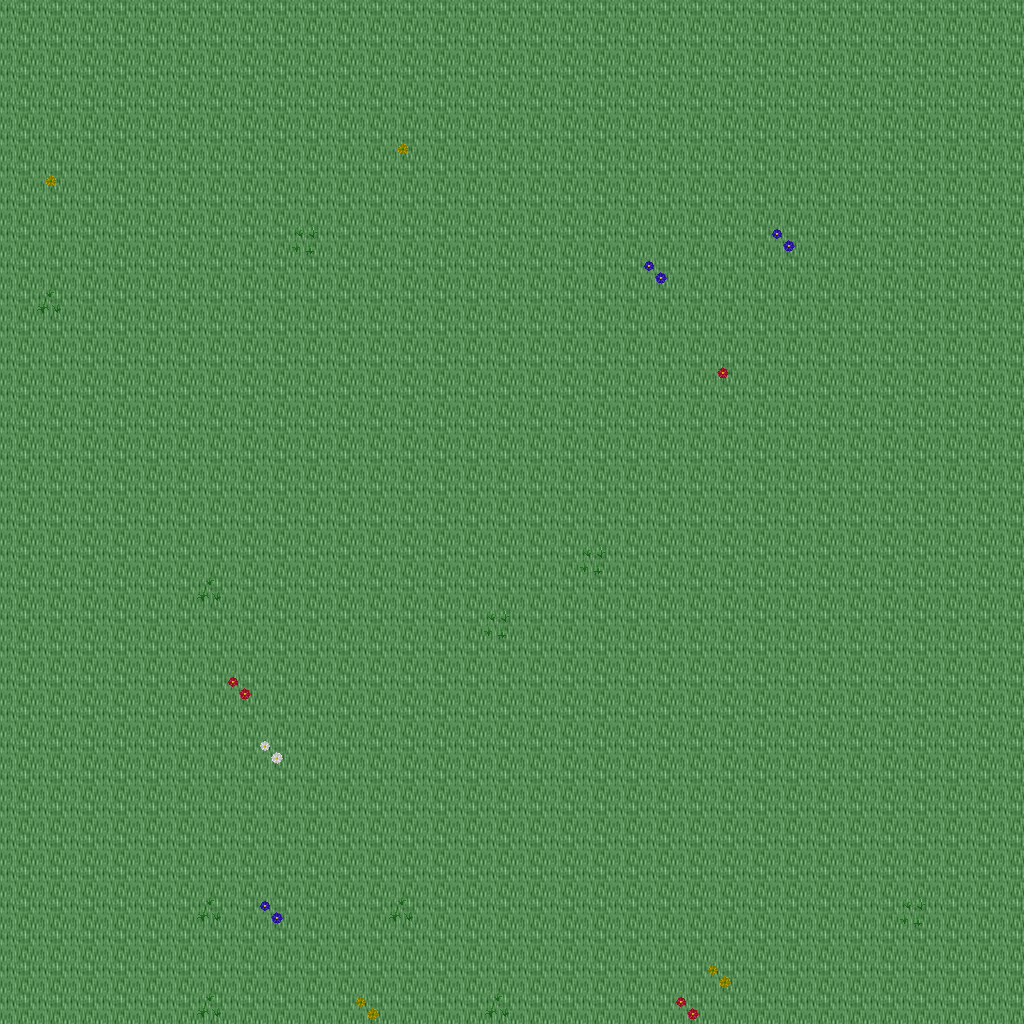

The image is a tile-based game level rendered from a .tmx file. Its description and source (layers, tilesets, objects; grid data summarised) follow:
An orthogonal 32x32 tile map with 32x32 px tiles, 5 tile layers (Ground, Objects, Objects2, Above, ...), 1 hidden layer not drawn, 28 tilesets.

<map version="1.10" tiledversion="1.11.0" orientation="orthogonal" renderorder="right-down" width="32" height="32" tilewidth="32" tileheight="32" infinite="0" nextlayerid="11" nextobjectid="1">
 <tileset firstgid="1" name="ground_ground" tilewidth="32" tileheight="32" tilecount="33" columns="3">
  <image source="../drawable/ground_ground.png" width="96" height="352" />
 </tileset>
 <tileset firstgid="34" name="ground_water_pool" tilewidth="32" tileheight="32" tilecount="72" columns="3">
  <image source="../drawable/ground_water_pool.png" width="96" height="768" />
 </tileset>
 <tileset firstgid="106" name="plant_flower_daisy_red" tilewidth="32" tileheight="32" tilecount="8" columns="2">
  <image source="../drawable/plant_flower_daisy_red.png" width="64" height="128" />
 </tileset>
 <tileset firstgid="114" name="plant_flower_daisy_white" tilewidth="32" tileheight="32" tilecount="8" columns="2">
  <image source="../drawable/plant_flower_daisy_white.png" width="64" height="128" />
 </tileset>
 <tileset firstgid="122" name="plant_flower_daisy_yellow" tilewidth="32" tileheight="32" tilecount="8" columns="2">
  <image source="../drawable/plant_flower_daisy_yellow.png" width="64" height="128" />
 </tileset>
 <tileset firstgid="130" name="plant_flower_daisy_blue" tilewidth="32" tileheight="32" tilecount="8" columns="2">
  <image source="../drawable/plant_flower_daisy_blue.png" width="64" height="128" />
 </tileset>
 <tileset firstgid="138" name="plant_grasses" tilewidth="32" tileheight="32" tilecount="6" columns="3">
  <image source="../drawable/plant_grasses.png" width="96" height="64" />
 </tileset>
 <tileset firstgid="144" name="plant_tree_tree_darkgreen" tilewidth="32" tileheight="32" tilecount="88" columns="8">
  <image source="../drawable/plant_tree_tree_darkgreen.png" width="256" height="352" />
 </tileset>
 <tileset firstgid="232" name="ground_grass_edges" tilewidth="32" tileheight="32" tilecount="36" columns="12">
  <image source="../drawable/ground_grass_edges.png" width="384" height="96" />
 </tileset>
 <tileset firstgid="268" name="ground_grass_corners" tilewidth="32" tileheight="32" tilecount="24" columns="6">
  <image source="../drawable/ground_grass_corners.png" width="192" height="128" />
 </tileset>
 <tileset firstgid="292" name="furniture_table_long_side_on_pale" tilewidth="32" tileheight="32" tilecount="3" columns="3">
  <image source="../drawable/furniture_table_long_side_on_pale.png" width="96" height="32" />
 </tileset>
 <tileset firstgid="295" name="plant_stump_stump_brown" tilewidth="32" tileheight="32" tilecount="4" columns="2">
  <image source="../drawable/plant_stump_stump_brown.png" width="64" height="64" />
 </tileset>
 <tileset firstgid="299" name="item_sign_large" tilewidth="32" tileheight="32" tilecount="15" columns="5">
  <image source="../drawable/item_sign_large.png" width="160" height="96" />
 </tileset>
 <tileset firstgid="314" name="plant_stump_small_stump" tilewidth="32" tileheight="32" tilecount="4" columns="2">
  <image source="../drawable/plant_stump_small_stump.png" width="64" height="64" />
 </tileset>
 <tileset firstgid="318" name="building_wall_bricked_edges" tilewidth="32" tileheight="32" tilecount="25" columns="5">
  <image source="../drawable/building_wall_bricked_edges.png" width="160" height="160" />
 </tileset>
 <tileset firstgid="343" name="logic_creature_orc" tilewidth="32" tileheight="32" tilecount="6" columns="6">
  <image source="../drawable/logic_creature_orc.png" width="192" height="32" />
 </tileset>
 <tileset firstgid="349" name="logic_creature_animal" tilewidth="32" tileheight="32" tilecount="32" columns="8">
  <image source="../drawable/logic_creature_animal.png" width="256" height="128" />
 </tileset>
 <tileset firstgid="381" name="logic_item_resources" tilewidth="32" tileheight="32" tilecount="6" columns="6">
  <image source="../drawable/logic_item_resources.png" width="192" height="32" />
 </tileset>
 <tileset firstgid="387" name="logic_creature_golem" tilewidth="32" tileheight="32" tilecount="4" columns="4">
  <image source="../drawable/logic_creature_golem.png" width="128" height="32" />
 </tileset>
 <tileset firstgid="391" name="logic_collision" tilewidth="32" tileheight="32" tilecount="1" columns="1">
  <image source="../drawable/logic_collision.png" width="32" height="32" />
 </tileset>
 <tileset firstgid="392" name="object_boat" tilewidth="32" tileheight="32" tilecount="42" columns="6">
  <image source="../drawable/object_boat.png" width="192" height="224" />
 </tileset>
 <tileset firstgid="434" name="furniture_table_long_front_on_pale" tilewidth="32" tileheight="32" tilecount="3" columns="1">
  <image source="../drawable/furniture_table_long_front_on_pale.png" width="32" height="96" />
 </tileset>
 <tileset firstgid="437" name="ground_green_paving" tilewidth="32" tileheight="32" tilecount="18" columns="3">
  <image source="../drawable/ground_green_paving.png" width="96" height="192" />
 </tileset>
 <tileset firstgid="455" name="logic_protection" tilewidth="32" tileheight="32" tilecount="2" columns="2">
  <image source="../drawable/logic_protection.png" width="64" height="32" />
 </tileset>
 <tileset firstgid="457" name="furniture_bed_double_peach" tilewidth="32" tileheight="32" tilecount="8" columns="2">
  <image source="../drawable/furniture_bed_double_peach.png" width="64" height="128" />
 </tileset>
 <tileset firstgid="465" name="furniture_bed_double_red" tilewidth="32" tileheight="32" tilecount="8" columns="2">
  <image source="../drawable/furniture_bed_double_red.png" width="64" height="128" />
 </tileset>
 <tileset firstgid="473" name="logic_creature_undead_skeleton" tilewidth="32" tileheight="32" tilecount="6" columns="6">
  <image source="../drawable/logic_creature_undead_skeleton.png" width="192" height="32" />
 </tileset>
 <tileset firstgid="479" name="logic_creature_undead_specter" tilewidth="32" tileheight="32" tilecount="6" columns="6">
  <image source="../drawable/logic_creature_undead_specter.png" width="192" height="32" />
 </tileset>
 <layer id="1" name="Ground" width="32" height="32">
  <data>[1024 cells, 1024 non-empty, 1 distinct tile ids]</data>
 </layer>
 <layer id="2" name="Objects" width="32" height="32">
  <data>[1024 cells, 21 non-empty, 8 distinct tile ids]</data>
 </layer>
 <layer id="3" name="Objects2" width="32" height="32">
  <data>[1024 cells, 0 non-empty, 0 distinct tile ids]</data>
 </layer>
 <layer id="4" name="Above" width="32" height="32">
  <data>[1024 cells, 0 non-empty, 0 distinct tile ids]</data>
 </layer>
 <layer id="5" name="Above2" width="32" height="32">
  <data>[1024 cells, 0 non-empty, 0 distinct tile ids]</data>
 </layer>
 <layer id="6" name="Walkable" width="32" height="32" visible="0">
  <data>[1024 cells, 0 non-empty, 0 distinct tile ids]</data>
 </layer>
 <objectgroup id="7" name="Mapevents" />
 <objectgroup id="8" name="Spawn" />
 <objectgroup id="9" name="Keys" />
 <objectgroup id="10" name="Replace" />
</map>
